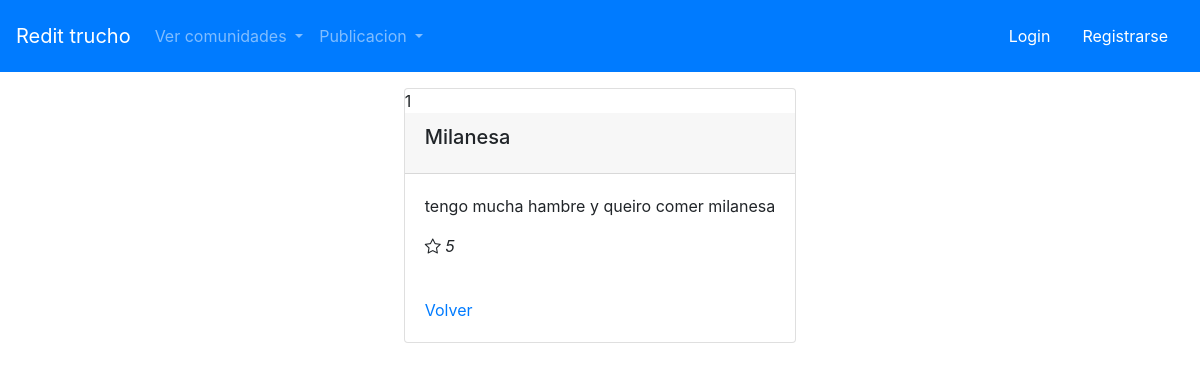
The app's page /index.php?controller=publicacion&action=posteo&id=1&comunidadId=1 with its own data.
### tables this page shows
CREATE TABLE `publicacion` (
  `id` int(11) NOT NULL,
  `titulo` varchar(400) NOT NULL,
  `descripcion` varchar(400) NOT NULL,
  `cantidadVotos` int(11) NOT NULL,
  `idComunidad` int(11) NOT NULL,
  `idUsuarioCreador` int(11) NOT NULL
);

### src/controllers/PublicacionController.php (called while the page is built, shortened)
<?php
class PublicacionController
{
    static function ver($request)
    {
        $publicacionBLL = new PublicacionBLL();
        $objPublicacion=null;
        if (isset($request["id"])) {
            $id = $request["id"];
            $objPublicacion = $publicacionBLL->selectById($id);
        }
        include_once 'src/views/publicacion/publicacion.php';
    }
}

### index.php (called while the page is built, shortened)
<?php
include_once "config.php";
include_once "router.php";

### src/models/bll/PublicacionBLL.php (called while the page is built, shortened)
<?php
class PublicacionBLL
{
    function selectById($id)
    {
        $objConnection = new Connection();
        $res = $objConnection->queryWithParams(
            "CALL sp_Publicacion_selectById(:varId)",
            array(
                ":varId" => $id
            )
        );
        $row = $res->fetch(PDO::FETCH_ASSOC);
        $objPublicacion = $this->rowToDto($row);
        return $objPublicacion;
    }
    private function rowToDto($row)
    {
        $objPublicacion = new Publicacion();
        $objPublicacion->setId($row["id"]);
        $objPublicacion->setTitulo($row["titulo"]);
        $objPublicacion->setDescripcion($row["descripcion"]);
        $objPublicacion->setCantidadVotos($row["cantidadVotos"]);
        $objPublicacion->setIdComunidad($row["idComunidad"]);
        $objPublicacion->setIdUsuarioCreador($row["idUsuarioCreador"]);
        return $objPublicacion;
    }
}

### config.php (called while the page is built, shortened)
<?php
$db = "retrucho";
$host = "localhost";
$username = "root";
$password = "";

### src/models/dal/Connection.php (called while the page is built, shortened)
<?php
class Connection
{
    private $connection;
    function getConnection()
    {
        global $db, $host, $port, $username, $password;
        if ($this->connection == null) {
            $this->connection = new PDO("mysql:host=$host;dbname=$db;charset=utf8", $username, $password);
            $this->connection->setAttribute(PDO::ATTR_ERRMODE, PDO::ERRMODE_EXCEPTION);
            $this->connection->setAttribute(PDO::ATTR_EMULATE_PREPARES, false);
        }
        return $this->connection;
    }
    function queryWithParams($csql, $paramArray)
    {
        $q = $this->getConnection()->prepare($csql);
        $q->execute($paramArray);
        return $q;
    }
}

### src/models/dto/Publicacion.php (called while the page is built, shortened)
<?php
class Publicacion
{
    private $titulo;
    private $descripcion;
    private $cantidadVotos;
    public function getTitulo()
    {
        return $this->titulo;
    }
    public function setTitulo($titulo)
    {
        $this->titulo = $titulo;
    }
    public function getDescripcion()
    {
        return $this->descripcion;
    }
    public function setDescripcion($descripcion)
    {
        $this->descripcion = $descripcion;
    }
    public function getCantidadVotos()
    {
        return $this->cantidadVotos;
    }
    public function setCantidadVotos($cantidadVotos)
    {
        $this->cantidadVotos = $cantidadVotos;
    }
}

### src/views/publicacion/publicacion.php (the view, shortened to what this page needs)
<?php
include_once "src/views/components/header.php" ?>
<div class="container">
    <div class="row">
        <div class="col d-flex justify-content-center">
            <div class="card mt-3">
                <?php print_r($id)?>
                <div class="card-header">
                    <h5 class="card-title"><?php echo $objPublicacion->getTitulo() ?></h5>
                </div>
                <div class="card-body">
                    <p class="card-text"><?php echo $objPublicacion->getDescripcion() ?></p>
                    <p class="card-text"><i class="bi bi-star"> <?php echo $objPublicacion->getCantidadVotos() ?> </i>
                    </p>
                </div>
                <div class="card-body">
                    <a href="index.php" class="card-link">Volver</a>
                </div>
            </div>
        </div>
    </div>
</div>
<?php include_once "src/views/components/footer.php" ?>

### records on screen
publicacion: titulo "Milanesa", descripcion "tengo mucha hambre y queiro comer milanesa", cantidadVotos "5"
